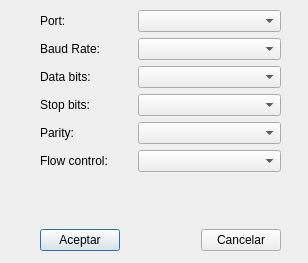
<?xml version="1.0" encoding="UTF-8"?>
<ui version="4.0">
 <class>SetupSeriaDialog</class>
 <widget class="QDialog" name="SetupSeriaDialog">
  <property name="geometry">
   <rect>
    <x>0</x>
    <y>0</y>
    <width>308</width>
    <height>263</height>
   </rect>
  </property>
  <property name="windowTitle">
   <string>Dialog</string>
  </property>
  <widget class="QWidget" name="verticalLayoutWidget">
   <property name="geometry">
    <rect>
     <x>40</x>
     <y>10</y>
     <width>241</width>
     <height>241</height>
    </rect>
   </property>
   <layout class="QVBoxLayout" name="verticalLayout">
    <item>
     <layout class="QHBoxLayout" name="horizontalLayout">
      <item>
       <layout class="QFormLayout" name="formLayout">
        <item row="0" column="0">
         <widget class="QLabel" name="lblPort">
          <property name="text">
           <string>Port:                    </string>
          </property>
         </widget>
        </item>
        <item row="0" column="1">
         <widget class="QComboBox" name="cbxPort"/>
        </item>
        <item row="1" column="0">
         <widget class="QLabel" name="lblBaudRate">
          <property name="text">
           <string>Baud Rate:</string>
          </property>
         </widget>
        </item>
        <item row="1" column="1">
         <widget class="QComboBox" name="cbxBaudRate"/>
        </item>
        <item row="2" column="0">
         <widget class="QLabel" name="label_3">
          <property name="text">
           <string>Data bits: </string>
          </property>
         </widget>
        </item>
        <item row="2" column="1">
         <widget class="QComboBox" name="cbxDataBits"/>
        </item>
        <item row="3" column="0">
         <widget class="QLabel" name="label_4">
          <property name="text">
           <string>Stop bits:</string>
          </property>
         </widget>
        </item>
        <item row="3" column="1">
         <widget class="QComboBox" name="cbxStopBits"/>
        </item>
        <item row="4" column="0">
         <widget class="QLabel" name="label_5">
          <property name="text">
           <string>Parity:</string>
          </property>
         </widget>
        </item>
        <item row="4" column="1">
         <widget class="QComboBox" name="cbxParity"/>
        </item>
        <item row="5" column="0">
         <widget class="QLabel" name="label_6">
          <property name="text">
           <string>Flow control:</string>
          </property>
         </widget>
        </item>
        <item row="5" column="1">
         <widget class="QComboBox" name="cbxFlowCtrl"/>
        </item>
        <item row="6" column="1">
         <spacer name="verticalSpacer">
          <property name="orientation">
           <enum>Qt::Vertical</enum>
          </property>
          <property name="sizeHint" stdset="0">
           <size>
            <width>20</width>
            <height>40</height>
           </size>
          </property>
         </spacer>
        </item>
        <item row="6" column="0">
         <spacer name="horizontalSpacer">
          <property name="orientation">
           <enum>Qt::Horizontal</enum>
          </property>
          <property name="sizeHint" stdset="0">
           <size>
            <width>40</width>
            <height>20</height>
           </size>
          </property>
         </spacer>
        </item>
       </layout>
      </item>
     </layout>
    </item>
    <item>
     <layout class="QHBoxLayout" name="horizontalLayout_2">
      <item>
       <widget class="QPushButton" name="btnAccept">
        <property name="text">
         <string>Aceptar</string>
        </property>
       </widget>
      </item>
      <item>
       <spacer name="horizontalSpacer_2">
        <property name="orientation">
         <enum>Qt::Horizontal</enum>
        </property>
        <property name="sizeHint" stdset="0">
         <size>
          <width>40</width>
          <height>20</height>
         </size>
        </property>
       </spacer>
      </item>
      <item>
       <widget class="QPushButton" name="btnCancel">
        <property name="enabled">
         <bool>true</bool>
        </property>
        <property name="text">
         <string>Cancelar</string>
        </property>
       </widget>
      </item>
     </layout>
    </item>
   </layout>
  </widget>
 </widget>
 <resources/>
 <connections/>
</ui>
